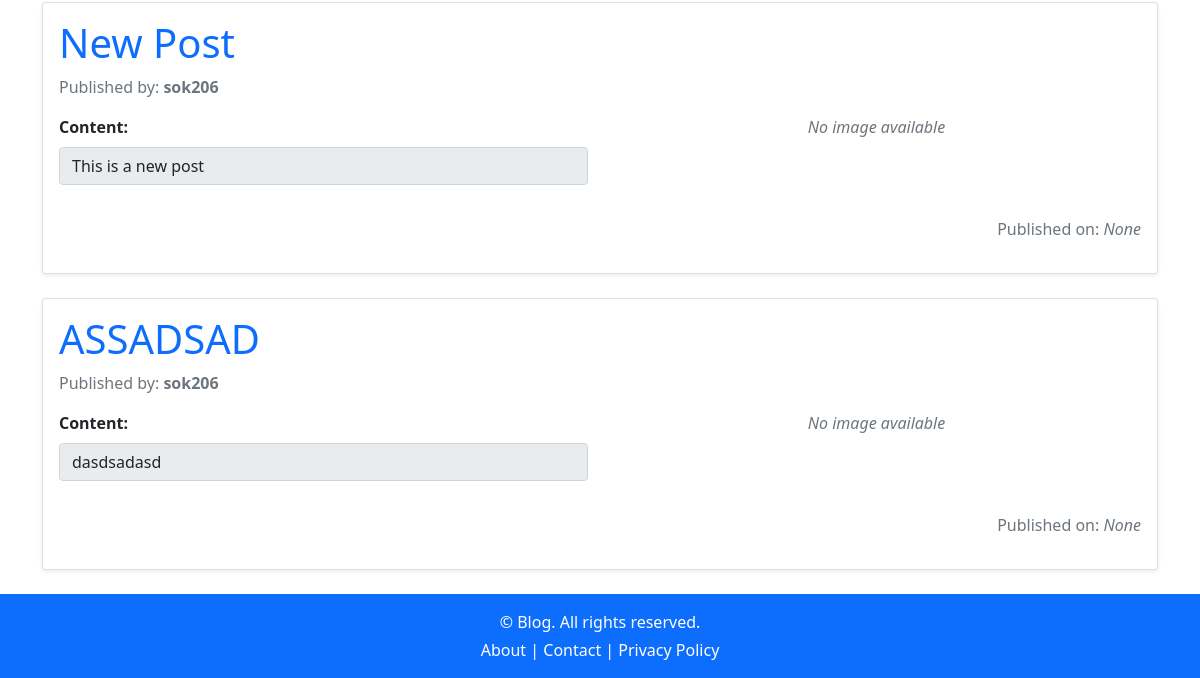
The page /user_view/ (signed in, lower part) on the database as committed earlier.
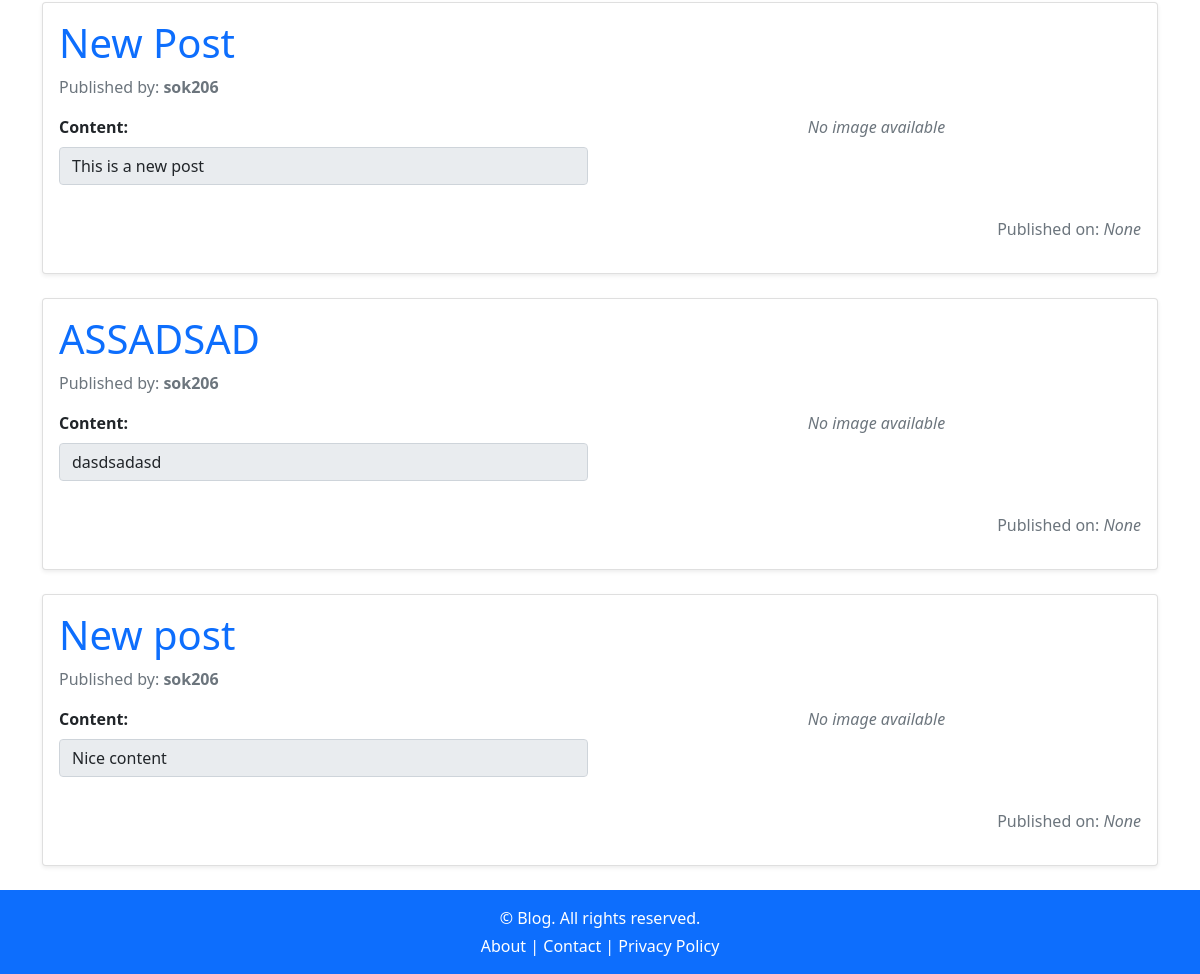
The same page on the database as committed later.
### blog/models.py (models this page shows, shortened)
class Post(models.Model):
    STATUS_CHOICES = [
        ("draft", "Draft"),
        ("published", "Published"),
    ]
    title = models.CharField(max_length=100)
    author = models.ForeignKey("auth.User", on_delete=models.CASCADE)
    content = models.TextField()
    created_at = models.DateTimeField(auto_now_add=True)
    updated_at = models.DateTimeField(auto_now = True)
    status = models.CharField(choices=STATUS_CHOICES, default = "draft", max_length = 10)
    posted_at = models.DateTimeField(blank = True, null = True)
    image = models.ImageField(upload_to = "posts/%Y/%m/%d", null=True, blank=True)
    class Meta:
        db_table = 'posts'

### blog/views.py (the view)
# urls.py: path("user_view/", user_view, name="user_view"),
@login_required()
def user_view(request):
    current_user = request.user
    user_id = current_user.id
    user_posts = Post.objects.filter(author = user_id)
    return render(request,"blog/user_view.html",{"user_posts":user_posts})

### blog/templates/blog/user_view.html
{%  extends "blog/Base.html" %}
{% block contents %}
    {% for post in user_posts %}
        <div class="card mb-4 shadow-sm">
                <div class="card-body">
                    <h1 class="card-title">
                        <a href="{% url 'posts:details' post.id %}" class="text-decoration-none text-primary">
                            {{ post.title }}
                        </a>
                    </h1>
                    <p class="text-muted">Published by: <strong>{{ post.author }}</strong></p>
                    <div class="row mb-3">
                        <div class="col-md-6">
                            <label for="post-content-{{ post.id }}" class="form-label fw-bold">Content:</label>
                            <p class="form-control" id="post-content-{{ post.id }}" rows="4" readonly>
                                {{ post.content }}
                            </p>
                        </div>
                        <div class="col-md-6 text-center">
                        {% if post.image %}
                            <div class="d-inline-block border border-2 border-primary rounded shadow p-2">
                                <img src="{{ post.image.url }}" alt="{{ post.title }}" class="img-fluid rounded">
                            </div>
                        {% else %}
                            <p class="text-muted fst-italic">No image available</p>
                        {% endif %}
                        </div>
                    </div>
                    <p class="text-end text-muted">
                        Published on: <em>{{ post.posted_at }}</em>
                    </p>
                </div>
            </div>
    {% endfor %}
{% endblock %}

### blog/templates/blog/Base.html (shortened to what this page needs)
<!DOCTYPE html>
<html lang="en">
<head>
    <link href="https://cdn.jsdelivr.net/npm/bootstrap@5.0.2/dist/css/bootstrap.min.css" rel="stylesheet"
>
</head>
<body>
    <div class="container mt-4">
        {% block contents %}{% endblock %}
    </div>
    <footer class="bg-primary text-white text-center py-3 mt-4">
    <div class="container">
        <p class="mb-1">&copy; Blog. All rights reserved.</p>
        <p class="mb-0">
            <a href=# class="text-white text-decoration-none">About</a> |
            <a href=# class="text-white text-decoration-none">Contact</a> |
            <a href=# class="text-white text-decoration-none">Privacy Policy</a>
        </p>
    </div>
</footer>
</body>
</html>

Rows that differ between the two databases and show on the page:
added Post: title "New post", author "sok206", content "Nice content", shows "No image available", posted_at "None"
